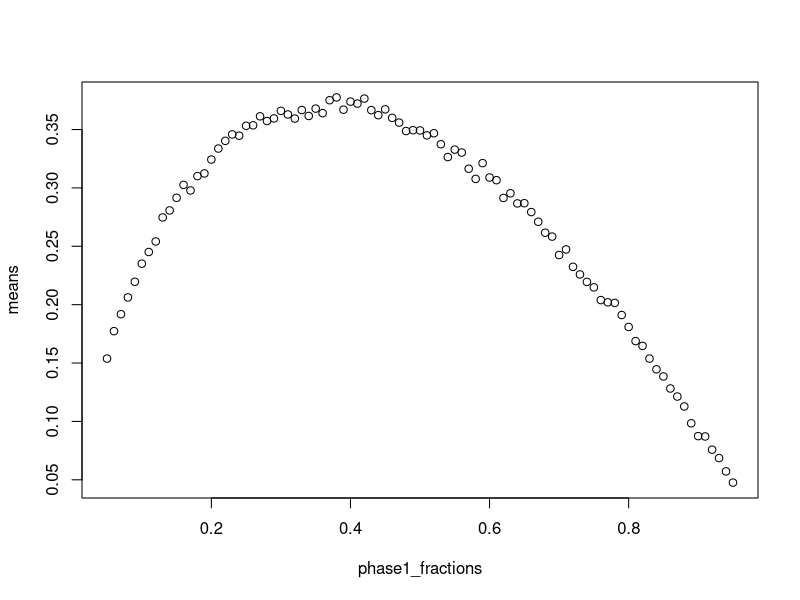
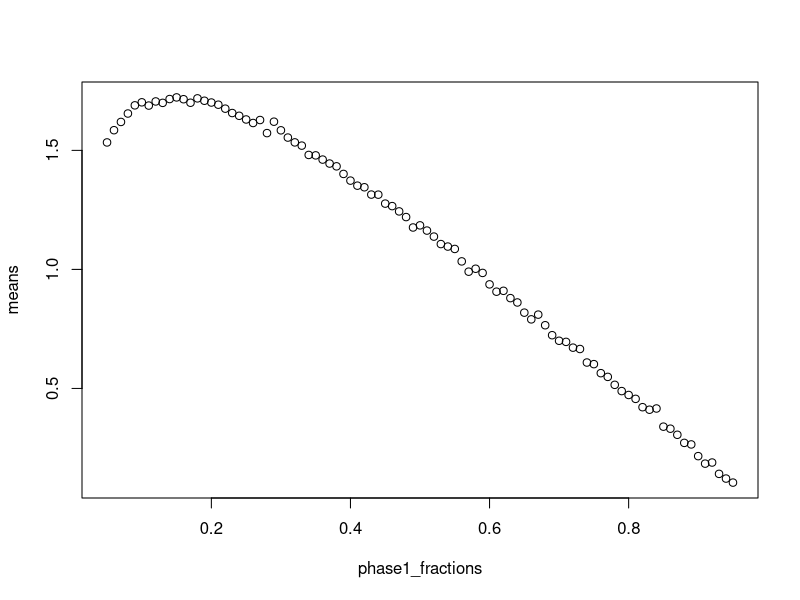

Generate these figures, in order, with R:
##The optimal stopping problem
set.seed(9527)

##A Model for "Strict Success"
simulate_dating=function(population=100,
                         phase1_fraction=1/exp(1), #先找出前幾個（比率）
                         num_iterations=1) {
  #is_soulmate=logical(length=num_iterations)
  is_soulmate=rep(0,length=num_iterations)
  phase1_size=round(population*phase1_fraction) #總數*比率 = 先從前N個找出分數最好的
  #
  for(case_idx in 1:num_iterations) {
    #scores of potential mates
    score=rnorm(population)
    optimal_score=max(score)
    #
    # we date the first phase1_size people
    # and note the maximum score in that group
    cutoff_score = max(score[1:phase1_size])
    #
    # now select as your life partner the next date with a better score
    spouse_index=phase1_size +
      which(score[(phase1_size+1):population] 
            > cutoff_score)[1]
    
    # pick the last one if nobody better came along before then
    if (is.na(spouse_index)) {
      spouse_index=population
    }
    
    is_soulmate[case_idx]=
      (score[spouse_index]==optimal_score)
  }
  mean(is_soulmate)
}


phase1_fractions=seq(0.05, 0.95, 0.01)
means=rep(NA,length(phase1_fractions))
for(idx in 1:length(phase1_fractions)) {
  means[idx]=simulate_dating(
    population=100,
    phase1_fraction=phase1_fractions[idx],
    num_iterations=10000)
}


plot(means ~ phase1_fractions)
phase1_fractions[which.max(means)]




##A model for "Average Score"
simulate_dating_2=function(population=1000,
                           phase1_fraction=1/exp(1),
                           num_iterations=1){
  spouse_scores=rep(NA, num_iterations)
  phase1_size=round(population*phase1_fraction)
  
  for(case_idx in 1:num_iterations){
    #scores of potential mates
    score=rnorm(population)
    
    #we date the first phase1_size people
    #and note the maximum score in that group
    cutoff_score=max(score[1:phase1_size])
    optimal_score=max(score)
    
    # now select as your life partner the next date with a better score
    spouse_index=phase1_size +
      which(score[(phase1_size+1):population] 
            > cutoff_score)[1]
    
    # pick the last one if nobody better came along before then
    if(is.na(spouse_index)) {
      spouse_index=population
    }
    
    spouse_scores[case_idx]=score[spouse_index]
  }
  
  mean(spouse_scores)
}

phase1_fractions=seq(0.05, 0.95, 0.01)
means=rep(NA, length(phase1_fractions))
for(idx in 1:length(phase1_fractions)) {
  means[idx]=simulate_dating_2(
    population=100,
    phase1_fraction=phase1_fractions[idx],
    num_iterations=10000)
}

plot(means ~ phase1_fractions)
phase1_fractions[which.max(means)]